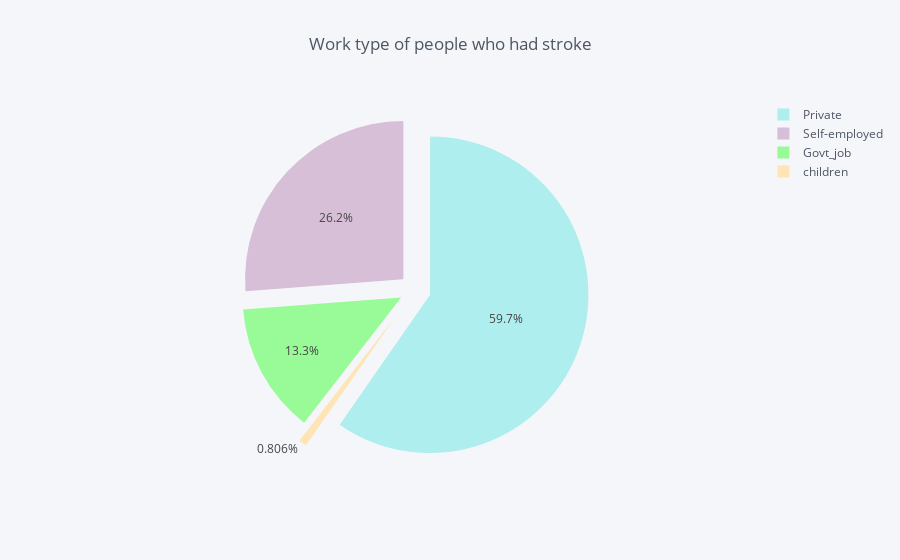

Notebook source saved alongside this figure:
### Code cell
job = df.groupby(df['work_type'])['stroke'].sum()
data_job = pd.DataFrame({'labels': job.index,
                   'values': job.values
                  })
colors2= ['palegreen','paleturquoise','thistle','moccasin']
data_job.iplot(kind='pie',labels='labels',values='values', title='Work type of people who had stroke', colors = colors2,pull=[0.1, 0.1, 0.1, 0.2])

### Figure 1 — Plotly figure (JSON) as saved in the notebook; plotly's stock layout.template omitted (floating-point values rounded to 4 significant figures)
{"data": [{"labels": ["Govt_job", "Private", "Self-employed", "children"], "marker": {"colors": ["rgba(152, 251, 152, 1.0)", "rgba(175, 238, 238, 1.0)", "rgba(216, 191, 216, 1.0)", "rgba(255, 228, 181, 1.0)"]}, "name": "", "pull": [0.1, 0.1, 0.1, 0.2], "type": "pie", "values": [33, 148, 65, 2]}], "layout": {"legend": {"bgcolor": "#F5F6F9", "font": {"color": "#4D5663"}}, "paper_bgcolor": "#F5F6F9", "plot_bgcolor": "#F5F6F9", "title": "Work type of people who had stroke", "titlefont": {"color": "#4D5663"}}}
